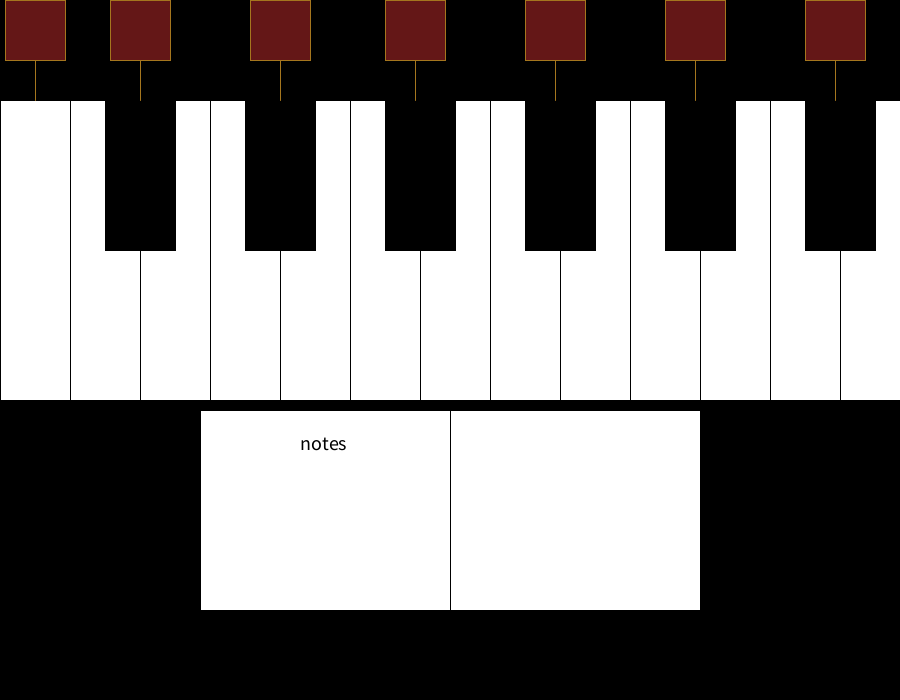
Frame 1 (no input)
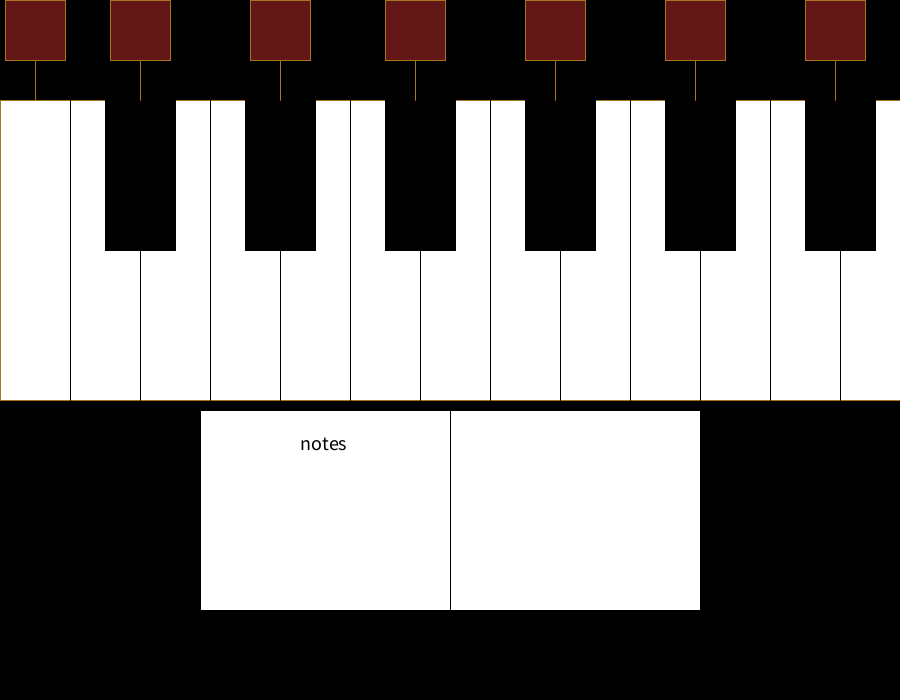
Frame 60 (the mouse pressed at the canvas centre just before this capture)
Frame 120 (the mouse held since frame 60 and released just before this capture): identical to frame 60, image omitted

The Processing sketch that drew these frames (run headless with seeded random() and noise(); from frame 60 on, the mouse is pressed at the canvas centre):

// Processing sketch: processing_145180
// ── processing_145180.pde

//Madison LArson- period 4 engineering -4.9.14


void setup ()
{
  size (900,700);
  background (#000000);
}
void draw ()
{
  fill (#FFFFFF);
  rect (0,100,900,300);
  stroke (#000000);
  line (70,100,70,400);
  line (140,250,140,400);
  line (210,100,210,400);
  line (280,250,280,400);
  line (350,100,350,400);
  line (420,250,420,400);
  line (490,100,490,400);
  line (560,250,560,400);
  line (630,100,630,400);
  line (700,250,700,400);
  line (770,100,770,400);
  line (840,250,840,400); 
  rect (200,410,500,200);
  line (450,410,450,610);
  fill (#000000);
  rect (105,100,70,150);
  rect (245,100,70,150);
  rect (385,100,70,150);
  rect (525,100,70,150);
  rect (665,100,70,150);
  rect (805,100,70,150);
  stroke (#A5761E);
  line (35,100,35,60);
  line (140,100,140,60);
  line (280,100,280,60);
  line (415,100,415,60);
  line (555,100,555,60);
  line (695,100,695,60);
  line (835,100,835,60);
  fill (#641717);
  rect (5,0,60,60);
  rect (110,0,60,60);
  rect (250,0,60,60);
  rect (385,0,60,60);
  rect (525,0,60,60);
  rect (665,0,60,60);
  rect (805,0,60,60);

 textSize(20);
 fill(#000000);
text("notes", 300,450); 
}

void mousePressed ()
{ 

if(mouseX < 70 && mouseY<400)  { fill (#815A12); rect (0,100,70,300); text ("c", 205, 500);}
if(mouseX > 70 && mouseX<140 && mouseY<400)  { fill (#815A12); rect (70,100,70,300); text ("d", 210, 500);}
if(mouseX > 140 && mouseX<210 && mouseY<400)  { fill (#815A12); rect (140,100,70,300); text ("f", 215, 500);}
if(mouseX > 210 && mouseX<280 && mouseY<400)  { fill (#815A12); rect (210,100,70,300); text ("a", 220, 500);}
if(mouseX > 280 && mouseX<350 && mouseY<400)  { fill (#815A12); rect (280,100,70,300); text ("b", 225, 500);} 
if(mouseX > 350 && mouseX<420 && mouseY<400)  { fill (#815A12); rect (350,100,70,300); text ("c", 230, 500);}
if(mouseX > 420 && mouseX<490 && mouseY<400)  { fill (#815A12); rect (420,100,70,300); text ("g", 235, 500);}
if(mouseX > 490 && mouseX<560 && mouseY<400)  { fill (#815A12); rect (490,100,70,300); text ("d", 240, 500);}
if(mouseX > 560 && mouseX<630 && mouseY<400)  { fill (#815A12); rect (560,100,70,300); text ("a", 245, 500);}
if(mouseX > 630 && mouseX<700 && mouseY<400)  { fill (#815A12); rect (630,100,70,300); text ("c", 250, 500);}
if(mouseX > 700 && mouseX<770 && mouseY<400)  { fill (#815A12); rect (700,100,70,300); text ("f", 255, 500);}
if(mouseX > 770 && mouseX<840 && mouseY<400)  { fill (#815A12); rect (770,100,70,300); text ("e", 260, 500);}
if(mouseX > 840 && mouseX<910 && mouseY<400)  { fill (#815A12); rect (840,100,70,300); text ("g", 265, 500);}
}

void keyPressed ()
{
 if(mouseX > 105 && mouseX<175 && mouseY<400)  { fill (#815A12); rect (70,100,70,300); text ("d", 210, 500);}
}
